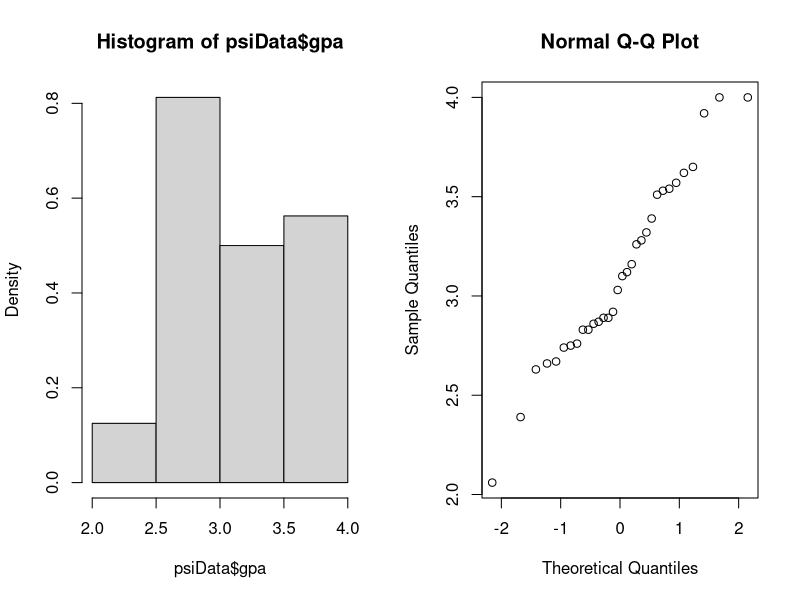

Write the R code that produced this figure.
psiData = read.table("./data/psi.txt", header = TRUE)

psiData$passed = ifelse(test=psiData$passed == 0, yes="Pass", no="Fail")
psiData$passed = as.factor(psiData$passed)

psiData$psi = ifelse(test=psiData$psi == 0, yes="Yes", no="No")
psiData$psi = as.factor(psiData$psi)

## 75% of the sample size
smpSize = floor(0.8 * nrow(psiData))

## set the seed to make your partition reproducible
set.seed(12345)
train_ind = sample(seq_len(nrow(psiData)), size = smpSize)

train = psiData[train_ind, ]
test = psiData[-train_ind, ]

str(psiData)

par(mfrow=c(1,2))
hist(psiData$gpa, freq = FALSE)
qqnorm(psiData$gpa)

summary(psiData)

xtabs(~passed + psi, data = psiData)

logRegModel = glm(passed ~ psi + gpa, data = train, family = "binomial")
summ = summary(logRegModel)
summ$coefficients[1, 1]

train
test

predicted = predict(logRegModel, test, type="response")  # predicted scores

predicted



